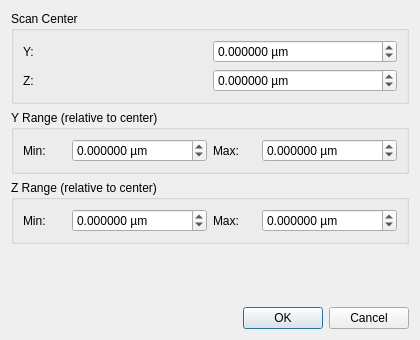
<?xml version="1.0" encoding="UTF-8"?>
<ui version="4.0">
 <class>scan_position_coords_dialog</class>
 <widget class="QDialog" name="scan_position_coords_dialog">
  <property name="geometry">
   <rect>
    <x>0</x>
    <y>0</y>
    <width>420</width>
    <height>340</height>
   </rect>
  </property>
  <property name="windowTitle">
   <string>Scan Position Coordinates</string>
  </property>
  <layout class="QVBoxLayout" name="main_layout">
   <item>
    <widget class="QGroupBox" name="center_group">
     <property name="title">
      <string>Scan Center</string>
     </property>
     <layout class="QGridLayout" name="center_grid">
      <item row="0" column="0">
       <widget class="QLabel" name="center_y_label">
        <property name="text">
         <string>Y:</string>
        </property>
       </widget>
      </item>
      <item row="0" column="1">
       <widget class="ScientificDoubleSpinBox" name="center_y">
        <property name="toolTip">
         <string>Y coordinate of the scan center.</string>
        </property>
        <property name="suffix">
         <string> µm</string>
        </property>
        <property name="keyboardTracking">
         <bool>false</bool>
        </property>
        <property name="decimals">
         <number>6</number>
        </property>
        <property name="minimum">
         <double>-1000000.000000000000000</double>
        </property>
        <property name="maximum">
         <double>1000000.000000000000000</double>
        </property>
       </widget>
      </item>
      <item row="1" column="0">
       <widget class="QLabel" name="center_z_label">
        <property name="text">
         <string>Z:</string>
        </property>
       </widget>
      </item>
      <item row="1" column="1">
       <widget class="ScientificDoubleSpinBox" name="center_z">
        <property name="toolTip">
         <string>Z coordinate of the scan center.</string>
        </property>
        <property name="suffix">
         <string> µm</string>
        </property>
        <property name="keyboardTracking">
         <bool>false</bool>
        </property>
        <property name="decimals">
         <number>6</number>
        </property>
        <property name="minimum">
         <double>-1000000.000000000000000</double>
        </property>
        <property name="maximum">
         <double>1000000.000000000000000</double>
        </property>
       </widget>
      </item>
     </layout>
    </widget>
   </item>
   <item>
    <widget class="QGroupBox" name="y_range_group">
     <property name="title">
      <string>Y Range (relative to center)</string>
     </property>
     <layout class="QGridLayout" name="y_range_grid">
      <item row="0" column="0">
       <widget class="QLabel" name="y_min_label">
        <property name="text">
         <string>Min:</string>
        </property>
       </widget>
      </item>
      <item row="0" column="1">
       <widget class="ScientificDoubleSpinBox" name="y_min">
        <property name="toolTip">
         <string>Minimum Y offset relative to the scan center.</string>
        </property>
        <property name="suffix">
         <string> µm</string>
        </property>
        <property name="keyboardTracking">
         <bool>false</bool>
        </property>
        <property name="decimals">
         <number>6</number>
        </property>
        <property name="minimum">
         <double>-1000000.000000000000000</double>
        </property>
        <property name="maximum">
         <double>1000000.000000000000000</double>
        </property>
       </widget>
      </item>
      <item row="0" column="2">
       <widget class="QLabel" name="y_max_label">
        <property name="text">
         <string>Max:</string>
        </property>
       </widget>
      </item>
      <item row="0" column="3">
       <widget class="ScientificDoubleSpinBox" name="y_max">
        <property name="toolTip">
         <string>Maximum Y offset relative to the scan center.</string>
        </property>
        <property name="suffix">
         <string> µm</string>
        </property>
        <property name="keyboardTracking">
         <bool>false</bool>
        </property>
        <property name="decimals">
         <number>6</number>
        </property>
        <property name="minimum">
         <double>-1000000.000000000000000</double>
        </property>
        <property name="maximum">
         <double>1000000.000000000000000</double>
        </property>
       </widget>
      </item>
     </layout>
    </widget>
   </item>
   <item>
    <widget class="QGroupBox" name="z_range_group">
     <property name="title">
      <string>Z Range (relative to center)</string>
     </property>
     <layout class="QGridLayout" name="z_range_grid">
      <item row="0" column="0">
       <widget class="QLabel" name="z_min_label">
        <property name="text">
         <string>Min:</string>
        </property>
       </widget>
      </item>
      <item row="0" column="1">
       <widget class="ScientificDoubleSpinBox" name="z_min">
        <property name="toolTip">
         <string>Minimum Z offset relative to the scan center.</string>
        </property>
        <property name="suffix">
         <string> µm</string>
        </property>
        <property name="keyboardTracking">
         <bool>false</bool>
        </property>
        <property name="decimals">
         <number>6</number>
        </property>
        <property name="minimum">
         <double>-1000000.000000000000000</double>
        </property>
        <property name="maximum">
         <double>1000000.000000000000000</double>
        </property>
       </widget>
      </item>
      <item row="0" column="2">
       <widget class="QLabel" name="z_max_label">
        <property name="text">
         <string>Max:</string>
        </property>
       </widget>
      </item>
      <item row="0" column="3">
       <widget class="ScientificDoubleSpinBox" name="z_max">
        <property name="toolTip">
         <string>Maximum Z offset relative to the scan center.</string>
        </property>
        <property name="suffix">
         <string> µm</string>
        </property>
        <property name="keyboardTracking">
         <bool>false</bool>
        </property>
        <property name="decimals">
         <number>6</number>
        </property>
        <property name="minimum">
         <double>-1000000.000000000000000</double>
        </property>
        <property name="maximum">
         <double>1000000.000000000000000</double>
        </property>
       </widget>
      </item>
     </layout>
    </widget>
   </item>
   <item>
    <spacer name="verticalSpacer">
     <property name="orientation">
      <enum>Qt::Vertical</enum>
     </property>
     <property name="sizeHint" stdset="0">
      <size>
       <width>20</width>
       <height>0</height>
      </size>
     </property>
    </spacer>
   </item>
   <item>
    <widget class="QDialogButtonBox" name="button_box">
     <property name="standardButtons">
      <set>QDialogButtonBox::Ok|QDialogButtonBox::Cancel</set>
     </property>
    </widget>
   </item>
  </layout>
 </widget>
 <customwidgets>
  <customwidget>
   <class>ScientificDoubleSpinBox</class>
   <extends>QDoubleSpinBox</extends>
   <header>scientificspinbox.py</header>
  </customwidget>
 </customwidgets>
 <tabstops>
  <tabstop>center_y</tabstop>
  <tabstop>center_z</tabstop>
  <tabstop>y_min</tabstop>
  <tabstop>y_max</tabstop>
  <tabstop>z_min</tabstop>
  <tabstop>z_max</tabstop>
 </tabstops>
 <resources/>
 <connections>
  <connection>
   <sender>button_box</sender>
   <signal>accepted()</signal>
   <receiver>scan_position_coords_dialog</receiver>
   <slot>accept()</slot>
   <hints>
    <hint type="sourcelabel">
     <x>210</x>
     <y>320</y>
    </hint>
    <hint type="destinationlabel">
     <x>210</x>
     <y>170</y>
    </hint>
   </hints>
  </connection>
  <connection>
   <sender>button_box</sender>
   <signal>rejected()</signal>
   <receiver>scan_position_coords_dialog</receiver>
   <slot>reject()</slot>
   <hints>
    <hint type="sourcelabel">
     <x>210</x>
     <y>320</y>
    </hint>
    <hint type="destinationlabel">
     <x>210</x>
     <y>170</y>
    </hint>
   </hints>
  </connection>
 </connections>
</ui>
